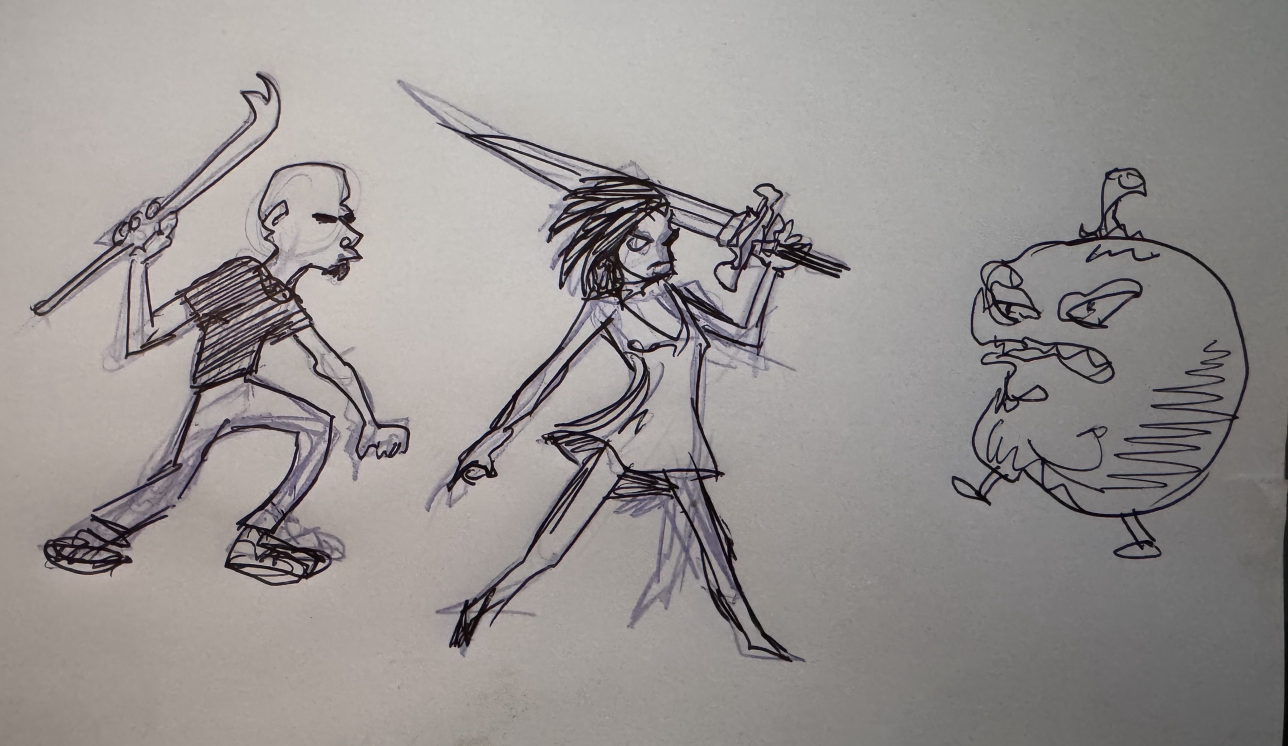
#> input picture design/trace/sketch.jpg, 2576 x 1492 px (shown at 1/2 size)
$ python trace.py
#> lines starting #> are read from the running program, lines starting #| are printed output that depends on the picture; after the words box and inside, x2 and y2 are one past the last pixel; in counts of white or black regions, pixels touching at a corner belong together
# Traces Simon's sketch: extracts the ink line, finds the enclosed regions, and labels them for colouring.
import numpy as np, cv2, sys
from scipy import ndimage as ndi
img = cv2.imread('sketch.jpg'); g = cv2.cvtColor(img, cv2.COLOR_BGR2GRAY).astype(np.float32)
#> further down, img is the input picture: shape (1492, 2576, 3); mean B, G, R 145.7, 147.4, 151.8
bg = cv2.GaussianBlur(g, (0, 0), 40); n = g / bg                      # flatten the lighting
ink = n < 0.55                                                         # black pen only; the blue pencil is lighter
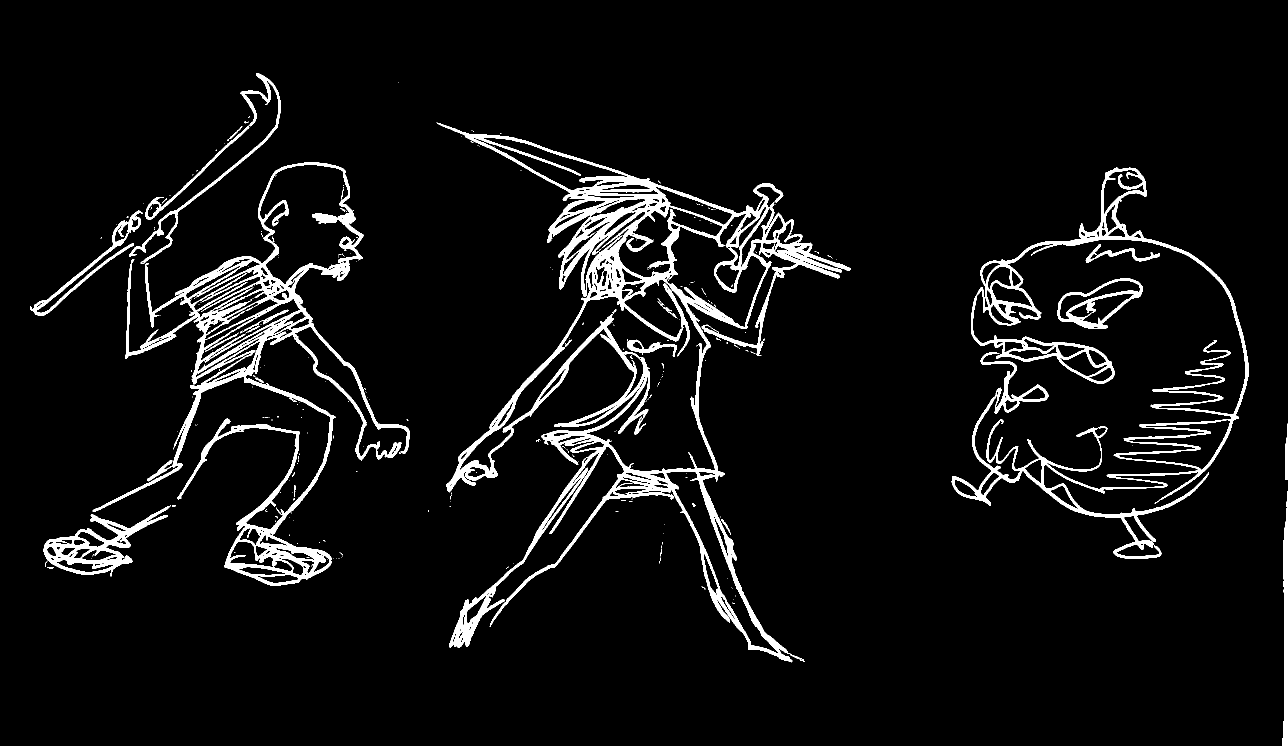
#> ink: shape (1492, 2576) bool (shown at 1/2 size); 5.8% white; 287 white regions (258 under 20 px), largest, box (x1, y1, x2, y2) and area: (873, 245, 1701, 1325) 95557, (185, 325, 820, 1171) 54796, (1903, 335, 2498, 1118) 41076
ink = ndi.binary_opening(ink, iterations=1) | (n < 0.42)
#> ink: shape (1492, 2576) bool; 5.7% white; 140 white regions (98 under 20 px), largest, box (x1, y1, x2, y2) and area: (874, 246, 1701, 1325) 94821, (185, 325, 820, 1171) 52947, (1942, 335, 2498, 1001) 24983
lab, k = ndi.label(ink); sizes = ndi.sum(ink, lab, range(1, k + 1))
#> after `lab, k = ndi.label(ink)`:
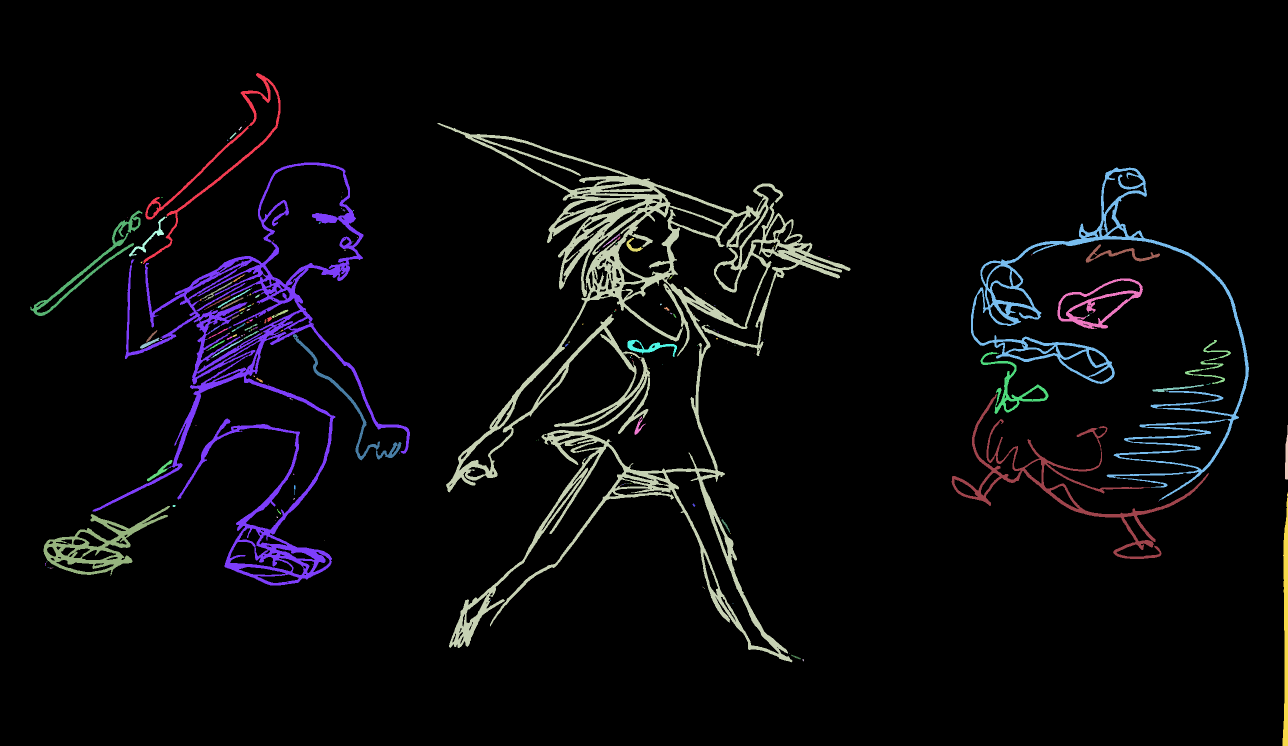
#> lab: shape (1492, 2576) int32 (shown at 1/2 size); 241 distinct labels, from 0 to 240; one colour per label, 0 black
#> after `lab, k = ndi.label(ink)`: k = 240
#> after `sizes = ndi.sum(ink, lab, range(1, k + 1))`: sizes = 240 values, max 94398 at index 2, min 1 at index 1, mean 917.7
ink = np.isin(lab, 1 + np.where(sizes > 25)[0])                        # drop specks
#> ink: shape (1492, 2576) bool; 5.7% white; 37 white regions, largest, box (x1, y1, x2, y2) and area: (874, 246, 1701, 1325) 94737, (185, 325, 820, 1171) 52425, (1942, 335, 2498, 1001) 24976
np.save('ink.npy', ink)
barrier = ndi.binary_dilation(ink, iterations=4)                       # close small gaps in the line
#> barrier: shape (1492, 2576) bool; 11.7% white; 11 white regions, largest, box (x1, y1, x2, y2) and area: (870, 242, 1705, 1329) 183084, (56, 142, 824, 1175) 149346, (1899, 331, 2502, 1122) 94857
sil = ndi.binary_fill_holes(ndi.binary_dilation(ink, iterations=9)); sil = ndi.binary_erosion(sil, iterations=7)
#> after `sil = ndi.binary_fill_holes(ndi.binary_dilation(ink, iterations=9))`: sil: shape (1492, 2576) bool; 22.7% white; 5 white regions, box (x1, y1, x2, y2) and area: (865, 237, 1710, 1334) 324491, (1894, 326, 2507, 1127) 289339, (51, 137, 829, 1180) 250484, (2556, 976, 2576, 1492) 8365, (2561, 841, 2576, 968) 1570
#> after `sil = ndi.binary_erosion(sil, iterations=7)`: sil: shape (1492, 2576) bool; 19.8% white; 5 white regions, box (x1, y1, x2, y2) and area: (872, 244, 1703, 1327) 287174, (1901, 333, 2500, 1120) 271468, (58, 144, 822, 1173) 200483, (2563, 1050, 2569, 1485) 1315, (2568, 925, 2569, 958) 33
free = sil & ~barrier
#> free: shape (1492, 2576) bool; 9% white; 304 white regions (150 under 20 px), largest, box (x1, y1, x2, y2) and area: (1950, 483, 2487, 974) 137968, (1187, 623, 1425, 938) 29193, (524, 334, 714, 564) 25240
reg, k = ndi.label(free); sizes = ndi.sum(free, reg, range(1, k + 1))
#> after `reg, k = ndi.label(free)`:
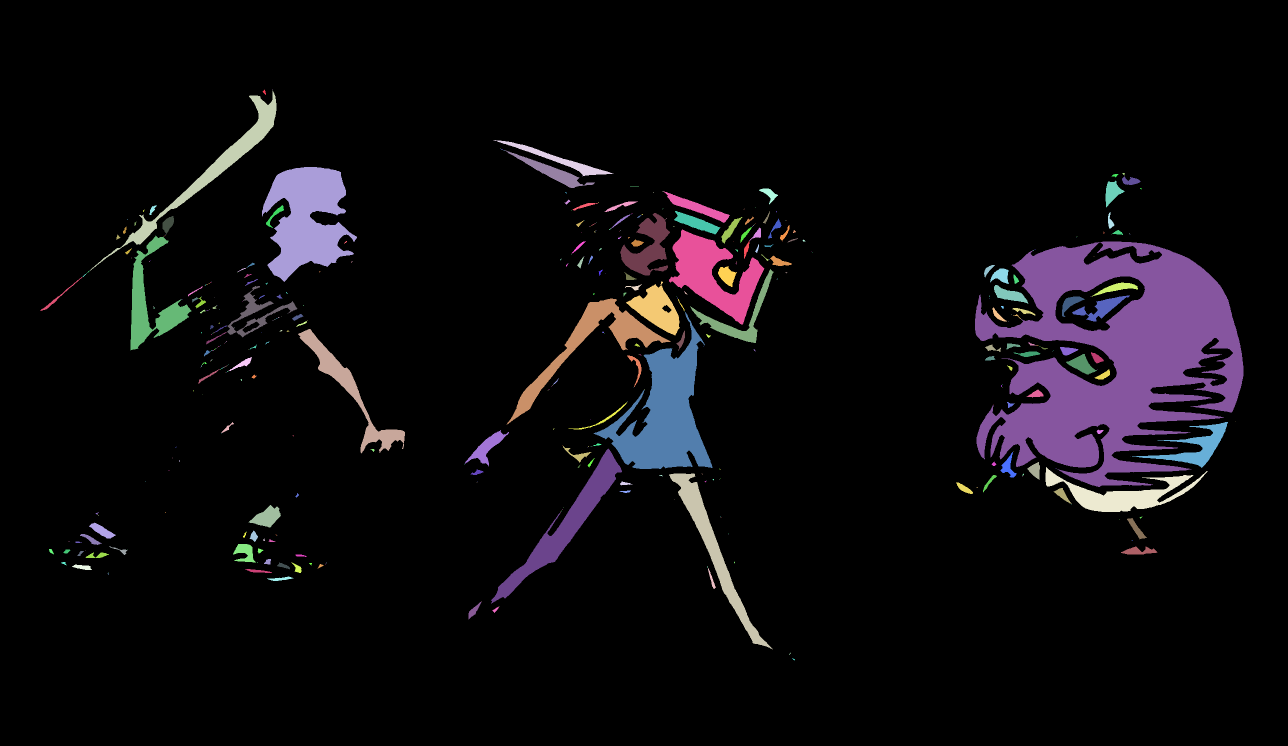
#> reg: shape (1492, 2576) int32 (shown at 1/2 size); 492 distinct labels, from 0 to 491; one colour per label, 0 black
#> after `reg, k = ndi.label(free)`: k = 491
#> after `sizes = ndi.sum(free, reg, range(1, k + 1))`: sizes = 491 values, max 137930 at index 111, min 1 at index 1, mean 703.7
np.save('reg.npy', reg); np.save('sil.npy', sil)
rng = np.random.RandomState(3); out = np.full(img.shape, 255, np.uint8)
big = [i + 1 for i in np.argsort(-sizes) if sizes[i] > 350]
#> big = 48 values, max 454 at index 32, min 3 at index 6, mean 210
for i in big:
    out[reg == i] = rng.randint(90, 230, 3)
#> this loop made 48 passes
#> i on passes 1 to 12: 112, 227, 10, 77, 372, 206, 3, 395, 386, 95, 249, 40
out[ink] = 0
#> out: shape (1492, 2576, 3); mean of channels 0, 1, 2 233.2, 235.1, 229.9
for i in big:
    cy, cx = ndi.center_of_mass(reg == i)
    ys, xs = np.where(reg == i); j = np.argmin((ys - cy) ** 2 + (xs - cx) ** 2)
    cv2.putText(out, str(i), (int(xs[j]) - 12, int(ys[j]) + 6), cv2.FONT_HERSHEY_SIMPLEX, 0.6, (0, 0, 255), 2)
#> this loop made 48 passes
#> (i, cy, cx, j) on passes 1 to 12: (112, 715.9, 2229.4, 69289), (227, 830.8, 1329.2, 12689), (10, 437.3, 613.7, 12425), (77, 548.9, 1425.6, 7735), (372, 1049.3, 1130.7, 6631), (206, 686.8, 1179, 7294), (3, 330.4, 432.2, 5619), (395, 1097, 1426.8, 5220), (386, 989.1, 2244.4, 4106), (95, 606.8, 301.2, 3192), (249, 781.9, 699.3, 4425), (40, 494.1, 1295.7, 2349)
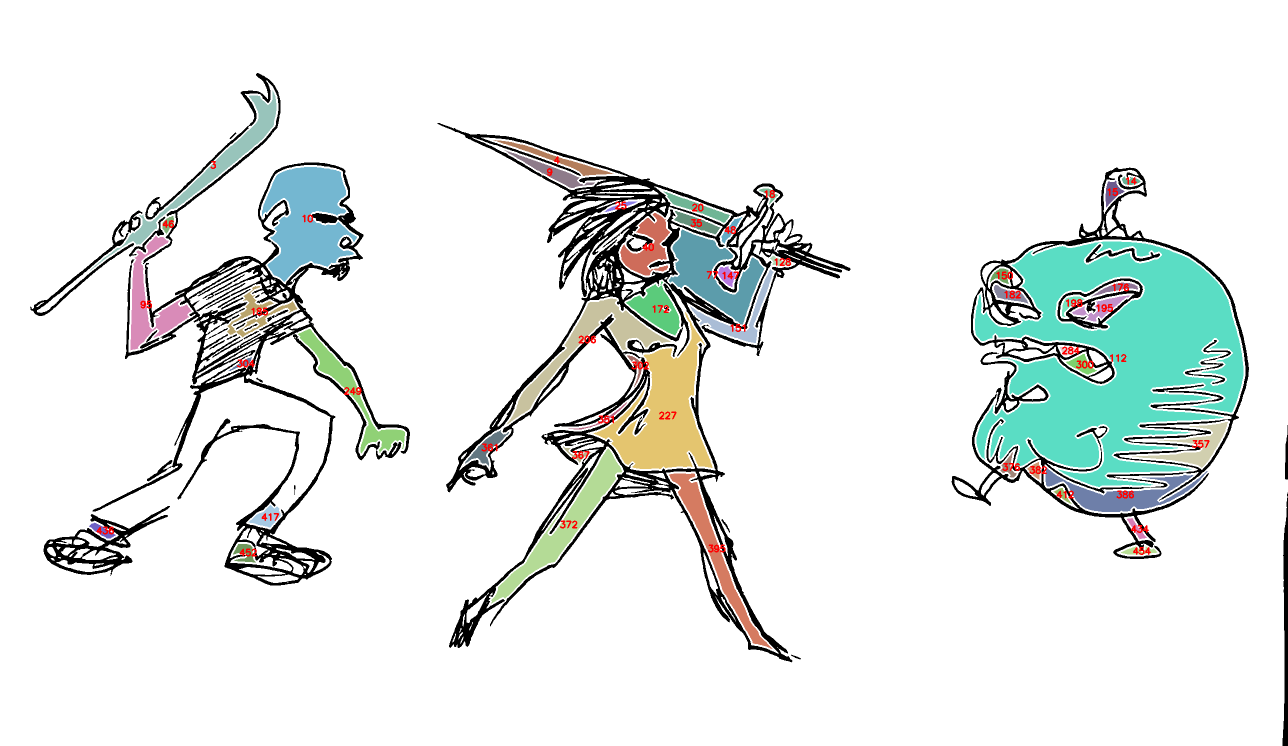
#> out: shape (1492, 2576, 3) (shown at 1/2 size); mean of channels 0, 1, 2 232.7, 234.7, 230.2; drawn as B, G, R
cv2.imwrite('regions.png', out); print(len(big), 'regions')
#| 48 regions
